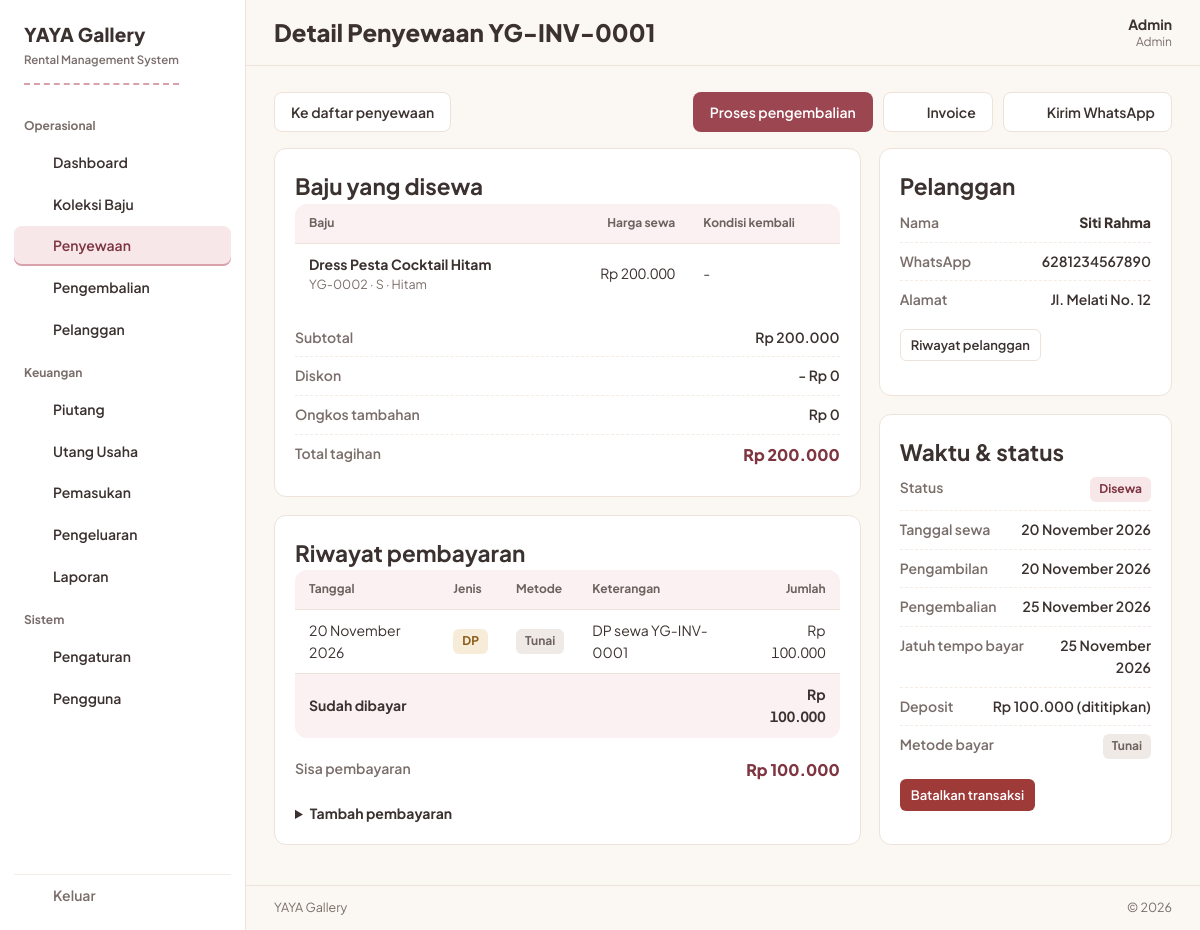
The page /pages/sewa_detail.php?id=1 (signed in) on the database its author committed.
### tables this page shows
CREATE TABLE settings (
  id TINYINT UNSIGNED PRIMARY KEY DEFAULT 1 CHECK (id = 1),
  business_name VARCHAR(100) NOT NULL DEFAULT 'YAYA Gallery',
  logo VARCHAR(255) DEFAULT NULL,
  address VARCHAR(255) DEFAULT NULL,
  phone VARCHAR(30) DEFAULT NULL,
  late_fee_per_day DECIMAL(12,2) NOT NULL DEFAULT 0,
  default_deposit DECIMAL(12,2) NOT NULL DEFAULT 0,
  invoice_notes TEXT
);

CREATE TABLE users (
  id INT UNSIGNED AUTO_INCREMENT PRIMARY KEY,
  name VARCHAR(100) NOT NULL,
  username VARCHAR(50) NOT NULL UNIQUE,
  password_hash VARCHAR(255) NOT NULL,
  role ENUM('admin','karyawan') NOT NULL DEFAULT 'karyawan',
  is_active TINYINT(1) NOT NULL DEFAULT 1,
  created_at TIMESTAMP NOT NULL DEFAULT CURRENT_TIMESTAMP
);

CREATE TABLE rental_items (
  id INT UNSIGNED AUTO_INCREMENT PRIMARY KEY,
  rental_id INT UNSIGNED NOT NULL,
  dress_id INT UNSIGNED NOT NULL,
  price DECIMAL(12,2) NOT NULL DEFAULT 0,
  condition_on_return ENUM('baik','rusak','hilang') DEFAULT NULL,
  damage_note VARCHAR(255) DEFAULT NULL,
  FOREIGN KEY (rental_id) REFERENCES rentals(id) ON DELETE CASCADE,
  FOREIGN KEY (dress_id) REFERENCES dresses(id),
  INDEX (dress_id)
);

CREATE TABLE dresses (
  id INT UNSIGNED AUTO_INCREMENT PRIMARY KEY,
  code VARCHAR(20) NOT NULL UNIQUE,
  name VARCHAR(150) NOT NULL,
  category ENUM('dress','kebaya','gaun','lainnya') NOT NULL DEFAULT 'dress',
  size VARCHAR(20) DEFAULT NULL,
  color VARCHAR(50) DEFAULT NULL,
  photo VARCHAR(255) DEFAULT NULL,
  rent_price DECIMAL(12,2) NOT NULL DEFAULT 0,
  buy_price DECIMAL(12,2) NOT NULL DEFAULT 0,
  purchase_date DATE DEFAULT NULL,
  item_condition ENUM('baik','perlu_perbaikan','rusak') NOT NULL DEFAULT 'baik',
  status ENUM('tersedia','booking','disewa','dicuci','perbaikan','tidak_tersedia') NOT NULL DEFAULT 'tersedia',
  notes TEXT,
  created_at TIMESTAMP NOT NULL DEFAULT CURRENT_TIMESTAMP,
  INDEX (status)
);

CREATE TABLE rentals (
  id INT UNSIGNED AUTO_INCREMENT PRIMARY KEY,
  code VARCHAR(30) NOT NULL UNIQUE,
  customer_id INT UNSIGNED NOT NULL,
  user_id INT UNSIGNED DEFAULT NULL,
  rent_date DATE NOT NULL,
  pickup_date DATE DEFAULT NULL,
  return_date DATE DEFAULT NULL,
  due_date DATE DEFAULT NULL,
  actual_return_date DATE DEFAULT NULL,
  deposit DECIMAL(12,2) NOT NULL DEFAULT 0,
  deposit_used TINYINT(1) NOT NULL DEFAULT 0,
  discount DECIMAL(12,2) NOT NULL DEFAULT 0,
  extra_fee DECIMAL(12,2) NOT NULL DEFAULT 0,
  late_fee DECIMAL(12,2) NOT NULL DEFAULT 0,
  damage_fee DECIMAL(12,2) NOT NULL DEFAULT 0,
  subtotal DECIMAL(12,2) NOT NULL DEFAULT 0,
  total DECIMAL(12,2) NOT NULL DEFAULT 0,
  payment_method ENUM('cash','transfer','qris','lainnya') NOT NULL DEFAULT 'cash',
  status ENUM('booking','disewa','dikembalikan','batal') NOT NULL DEFAULT 'booking',
  notes TEXT,
  created_at TIMESTAMP NOT NULL DEFAULT CURRENT_TIMESTAMP,
  FOREIGN KEY (customer_id) REFERENCES customers(id),
  FOREIGN KEY (user_id) REFERENCES users(id) ON DELETE SET NULL,
  INDEX (status), INDEX (rent_date), INDEX (return_date)
);

CREATE TABLE incomes (
  id INT UNSIGNED AUTO_INCREMENT PRIMARY KEY,
  date DATE NOT NULL,
  category ENUM('dp','pelunasan','denda','kerusakan','lainnya') NOT NULL,
  rental_id INT UNSIGNED DEFAULT NULL,
  customer_id INT UNSIGNED DEFAULT NULL,
  description VARCHAR(255) DEFAULT NULL,
  amount DECIMAL(12,2) NOT NULL DEFAULT 0,
  method ENUM('cash','transfer','qris','lainnya') NOT NULL DEFAULT 'cash',
  created_at TIMESTAMP NOT NULL DEFAULT CURRENT_TIMESTAMP,
  FOREIGN KEY (rental_id) REFERENCES rentals(id) ON DELETE SET NULL,
  FOREIGN KEY (customer_id) REFERENCES customers(id) ON DELETE SET NULL,
  INDEX (date), INDEX (rental_id)
);

CREATE TABLE customers (
  id INT UNSIGNED AUTO_INCREMENT PRIMARY KEY,
  name VARCHAR(100) NOT NULL,
  whatsapp VARCHAR(20) DEFAULT NULL,
  address VARCHAR(255) DEFAULT NULL,
  notes TEXT,
  created_at TIMESTAMP NOT NULL DEFAULT CURRENT_TIMESTAMP
);

### pages/sewa_detail.php (the view, shortened to what the rows shown need)
<?php
require_once __DIR__ . '/../app/layout.php';
require_login();
$id = post_int('id') ?: (int)($_GET['id'] ?? 0);
$rental = qone(
    'SELECT r.*, c.name AS customer, c.whatsapp, c.address
     FROM rentals r JOIN customers c ON c.id = r.customer_id
     WHERE r.id = ?',
    [$id]
);
$items = qall(
    'SELECT ri.*, d.code, d.name, d.size, d.color, d.photo
     FROM rental_items ri JOIN dresses d ON d.id = ri.dress_id
     WHERE ri.rental_id = ?
     ORDER BY ri.id ASC',
    [$id]
);
$payments = qall('SELECT * FROM incomes WHERE rental_id = ? ORDER BY date ASC, id ASC', [$id]);
$paid = array_sum(array_column($payments, 'amount'));
$sisa = (float)$rental['total'] - $paid;
$s = settings();
page_start('Detail Penyewaan ' . $rental['code'], 'sewa.php');
?>
<div class="cols split">
    <div class="cols">
        <div class="card">
            <h2 class="section" style="margin-top:0;padding-left:0">Baju yang disewa</h2>
            <div class="table-wrap">
                <table class="items-table">
                    <thead><tr><th>Baju</th><th class="num">Harga sewa</th><th>Kondisi kembali</th></tr></thead>
                    <tbody>
                    <?php foreach ($items as $it): ?>
                        <tr>
                            <td>
                                <span class="cell-main"><?= e($it['name']) ?></span>
                                <span class="cell-sub"><?= e($it['code']) ?> · <?= e($it['size'] ?: '-') ?> · <?= e($it['color'] ?: '-') ?></span>
                            </td>
                            <td class="num"><?= rupiah($it['price']) ?></td>
                            <td><?= $it['condition_on_return'] ? badge($it['condition_on_return']) : '-' ?></td>
                        </tr>
                    <?php endforeach; ?>
                    </tbody>
                </table>
            </div>
            <dl class="kv" style="margin-top:14px">
                <div><dt>Subtotal</dt><dd><?= rupiah($rental['subtotal']) ?></dd></div>
                <div><dt>Diskon</dt><dd>- <?= rupiah($rental['discount']) ?></dd></div>
                <div><dt>Ongkos tambahan</dt><dd><?= rupiah($rental['extra_fee']) ?></dd></div>
                <div><dt>Total tagihan</dt><dd class="strong totline"><?= rupiah($rental['total']) ?></dd></div>
            </dl>
        </div>
        <div class="card">
            <h2 class="section" style="margin-top:0;padding-left:0">Riwayat pembayaran</h2>
            <?php if (!$payments): ?>
                <p class="section-sub">Belum ada pembayaran tercatat.</p>
            <?php else: ?>
                <div class="table-wrap">
                    <table>
                        <thead><tr><th>Tanggal</th><th>Jenis</th><th>Metode</th><th>Keterangan</th><th class="num">Jumlah</th></tr></thead>
                        <tbody>
                        <?php foreach ($payments as $p): ?>
                            <tr>
                                <td><?= tgl($p['date']) ?></td>
                                <td><?= badge($p['category']) ?></td>
                                <td><?= badge($p['method']) ?></td>
                                <td><?= e($p['description']) ?></td>
                                <td class="num"><?= rupiah($p['amount']) ?></td>
                            </tr>
                        <?php endforeach; ?>
                        </tbody>
                    </table>
                </div>
            <?php endif; ?>
            <?php if ($rental['status'] !== 'batal'): ?>
                <dl class="kv" style="margin-top:12px">
                    <div>
                        <dt><?= $sisa >= 0 ? 'Sisa pembayaran' : 'Lebih bayar' ?></dt>
                        <dd class="strong <?= $sisa > 0 ? 'totline' : '' ?>"><?= rupiah(abs($sisa)) ?></dd>
                    </div>
                </dl>
            <?php endif; ?>
        </div>
    </div>
    <div class="cols">
        <div class="card">
            <h2 class="section" style="margin-top:0;padding-left:0">Pelanggan</h2>
            <dl class="kv">
                <div><dt>Nama</dt><dd class="strong"><?= e($rental['customer']) ?></dd></div>
                <div><dt>WhatsApp</dt><dd><?= e($rental['whatsapp'] ?: '-') ?></dd></div>
                <div><dt>Alamat</dt><dd><?= e($rental['address'] ?: '-') ?></dd></div>
            </dl>
        </div>
        <div class="card">
            <h2 class="section" style="margin-top:0;padding-left:0">Waktu &amp; status</h2>
            <dl class="kv">
                <div><dt>Tanggal sewa</dt><dd><?= tgl($rental['rent_date']) ?></dd></div>
                <div><dt>Pengambilan</dt><dd><?= tgl($rental['pickup_date']) ?></dd></div>
                <div><dt>Pengembalian</dt><dd><?= tgl($rental['return_date']) ?></dd></div>
                <div><dt>Jatuh tempo bayar</dt><dd><?= tgl($rental['due_date']) ?></dd></div>
                <div><dt>Deposit</dt><dd><?= $rental['deposit'] > 0 ? rupiah($rental['deposit']) . ($rental['deposit_used'] ? ' (terpakai)' : ' (dititipkan)') : '-' ?></dd></div>
            </dl>
        </div>
    </div>
</div>
<?php
page_end();

### app/layout.php (shortened to what the rows shown need)
<?php
require_once __DIR__ . '/auth.php';
function badge(string $status): string
{
    $map = [
        'tersedia'        => ['Tersedia', 'st-ok'],
        'booking'         => ['Booking', 'st-book'],
        'disewa'          => ['Disewa', 'st-out'],
        'terlambat'       => ['Terlambat', 'st-late'],
        'dicuci'          => ['Dicuci', 'st-wash'],
        'perbaikan'       => ['Perbaikan', 'st-fix'],
        'tidak_tersedia'  => ['Tidak tersedia', 'st-off'],
        'baik'            => ['Baik', 'st-ok'],
        'perlu_perbaikan' => ['Perlu perbaikan', 'st-fix'],
        'rusak'           => ['Rusak', 'st-late'],
        'hilang'          => ['Hilang', 'st-late'],
        'dikembalikan'    => ['Dikembalikan', 'st-ok'],
        'batal'           => ['Batal', 'st-off'],
        'dp'              => ['DP', 'st-book'],
        'pelunasan'       => ['Pelunasan', 'st-ok'],
        'denda'           => ['Denda', 'st-late'],
        'kerusakan'       => ['Kerusakan', 'st-late'],
        'lainnya'         => ['Lainnya', 'st-off'],
        'cash'            => ['Tunai', 'st-off'],
        'transfer'        => ['Transfer', 'st-wash'],
        'qris'            => ['QRIS', 'st-wash'],
        'belum_lunas'     => ['Belum lunas', 'st-late'],
        'sebagian'        => ['Sebagian', 'st-book'],
        'lunas'           => ['Lunas', 'st-ok'],
    ];
    [$label, $cls] = $map[$status] ?? [ucfirst(str_replace('_', ' ', $status)), 'st-off'];
    return '<span class="badge ' . $cls . '">' . e($label) . '</span>';
}
function page_start(string $title, string $active): void
{
    $s = settings();
    $user = current_user();
    $brand = $s['business_name'] ?: 'YAYA Gallery';
    $groups = [
        'Operasional' => [
            ['pages/dashboard.php', 'dashboard.php', 'dashboard', 'Dashboard'],
            ['pages/koleksi.php', 'koleksi.php', 'koleksi', 'Koleksi Baju'],
            ['pages/sewa.php', 'sewa.php', 'sewa', 'Penyewaan'],
            ['pages/pengembalian.php', 'pengembalian.php', 'pengembalian', 'Pengembalian'],
            ['pages/pelanggan.php', 'pelanggan.php', 'pelanggan', 'Pelanggan'],
        ],
        'Keuangan' => [
            ['pages/piutang.php', 'piutang.php', 'piutang', 'Piutang'],
            ['pages/utang.php', 'utang.php', 'utang', 'Utang Usaha'],
            ['pages/pemasukan.php', 'pemasukan.php', 'pemasukan', 'Pemasukan'],
            ['pages/pengeluaran.php', 'pengeluaran.php', 'pengeluaran', 'Pengeluaran'],
            ['pages/laporan.php', 'laporan.php', 'laporan', 'Laporan'],
        ],
    ];
    if ($user && $user['role'] === 'admin') {
        $groups['Sistem'] = [
            ['pages/pengaturan.php', 'pengaturan.php', 'pengaturan', 'Pengaturan'],
            ['pages/users.php', 'users.php', 'pengguna', 'Pengguna'],
        ];
    }
    ?>
<!doctype html>
<html lang="id">
<head>
<link rel="stylesheet" href="<?= u("assets/css/style.css") ?>">
</head>
<body>
<div class="shell">
    <aside class="sidebar" id="sidebar" aria-label="Menu utama">
        <p class="brand">
            <span class="brand-name"><?= e($brand) ?></span>
        </p>
    </aside>
    <div class="maincol">
        <header class="topbar">
            <h1><?= e($title) ?></h1>
            <div class="userchip">
                <span class="user-name"><?= e($user['name'] ?? '') ?></span>
                <span class="user-role"><?= e($user['role'] ?? '') ?></span>
            </div>
        </header>
        <main class="main" id="main">
<?php
}
function page_end(): void
{
    $s = settings();
    ?>
        </main>
        <footer class="appfoot"><span><?= e($s['business_name'] ?: 'YAYA Gallery') ?></span><span>&copy; <?= date('Y') ?></span></footer>
    </div>
</div>
</body>
</html>
<?php
}

### rows shown on the page
settings: business_name "YAYA Gallery"
users: name "Admin", role "Admin"
rental_items: dress.name "Dress Pesta Cocktail Hitam", dress.code "YG-0002", dress.size "S", dress.color "Hitam", price "Rp 200.000"
rentals: subtotal "Rp 200.000", discount "Rp 0", extra_fee "Rp 0", total "Rp 200.000", total "Rp 100.000", customer.name "Siti Rahma", customer.whatsapp "6281234567890", customer.address "Jl. Melati No. 12", rent_date "20 November 2026", pickup_date "20 November 2026", return_date "25 November 2026", due_date "25 November 2026", deposit "Rp 100.000"
incomes: date "20 November 2026", label "DP Tunai", description "DP sewa YG-INV-0001", amount "Rp 100.000"

### other values the page prints
$groupName "Operasional"
$label "Dashboard"
$label "Koleksi Baju"
$label "Penyewaan"
$label "Pengembalian"
$label "Pelanggan"
$groupName "Keuangan"
$label "Piutang"
$label "Utang Usaha"
$label "Pemasukan"
$label "Pengeluaran"
$label "Laporan"
$groupName "Sistem"
$label "Pengaturan"
$label "Pengguna"
